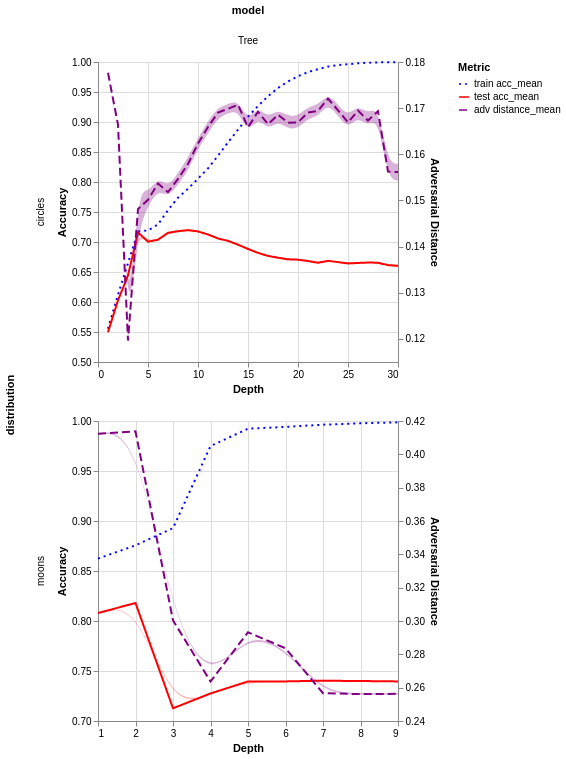

The cell this chart's notebook holds for it:
### Code cell
base = alt.Chart(
    df_stats.collect()
)

scale = alt.Scale(
    domain=["train acc_mean", "test acc_mean", "adv distance_mean"], 
    range=["blue", "red", "purple"]
)


dash_scale = alt.Scale(
    domain=["train acc_mean", "test acc_mean", "adv distance_mean"],
    range=[[2, 4], [1, 0], [8, 4]]  # [dash_length, gap_length]
)

# Chart for accuracy metrics (left y-axis)
acc_chart = base.mark_line(strokeWidth=2).transform_fold(
    fold=["train acc_mean", "test acc_mean"],
    as_=["variable", "value"]
).encode(
    x=alt.X("depth:Q").title("Depth"),
    y=alt.Y('value:Q').title("Accuracy").scale(zero=False),
    color=alt.Color('variable:N', scale=scale, title="Metric"),
    strokeDash=alt.StrokeDash('variable:N', scale=dash_scale)
)


# Chart for adversarial distance (right y-axis)
adv_chart = base.mark_line(strokeWidth=2).transform_fold(
    fold=["adv distance_mean"],
    as_=["variable", "value"]
).encode(
    x=alt.X("depth:Q").title("Depth"),
    y=alt.Y('value:Q').title("Adversarial Distance").axis(orient='right').scale(zero=False),
    color=alt.Color('variable:N', scale=scale, title="Metric"),
    strokeDash=alt.StrokeDash('variable:N', scale=dash_scale)

)

ci_band0 = base.mark_area(
    opacity=0.3,
    interpolate="basis",
).encode(
    x="depth:Q",
    y=alt.Y("train acc_ci_lb:Q").axis(title="Accuracy", orient="left"),
    y2=alt.Y2("train acc_ci_ub:Q"),
    color = alt.value("blue"),
)

ci_band1 = base.mark_area(
    opacity=0.3,
    interpolate="basis",
).encode(
    x="depth:Q",
    y=alt.Y("test acc_ci_lb:Q").axis(title="Accuracy", orient="left"),
    y2=alt.Y2("test acc_ci_ub:Q"),
    color = alt.value("red")
)

ci_band2 = base.mark_area(
    opacity=0.3,
    interpolate="basis",
).encode(
    x="depth:Q",
    y=alt.Y("adv distance_ci_lb:Q").axis(orient="right"),
    y2=alt.Y2("adv distance_ci_ub:Q"),
    color = alt.value("purple")
)

alt.layer(acc_chart + ci_band0 + ci_band1, adv_chart + ci_band2).resolve_scale(
    y='independent'
).facet(
    row="distribution",
    column="model"
).resolve_scale(
    x="independent",
    y="independent"
)

### Figure 1 — Vega-Lite specification as saved in the notebook (floating-point values rounded to 4 significant figures)
{"config": {"view": {"continuousWidth": 300, "continuousHeight": 300}}, "data": {"name": "data-81302539ab464542c2c749069d903c77"}, "facet": {"column": {"field": "model", "type": "nominal"}, "row": {"field": "distribution", "type": "nominal"}}, "spec": {"layer": [{"layer": [{"mark": {"type": "line", "strokeWidth": 2}, "encoding": {"color": {"field": "variable", "scale": {"domain": ["train acc_mean", "test acc_mean", "adv distance_mean"], "range": ["blue", "red", "purple"]}, "title": "Metric", "type": "nominal"}, "strokeDash": {"field": "variable", "scale": {"domain": ["train acc_mean", "test acc_mean", "adv distance_mean"], "range": [[2, 4], [1, 0], [8, 4]]}, "type": "nominal"}, "x": {"field": "depth", "title": "Depth", "type": "quantitative"}, "y": {"field": "value", "scale": {"zero": false}, "title": "Accuracy", "type": "quantitative"}}, "transform": [{"fold": ["train acc_mean", "test acc_mean"], "as": ["variable", "value"]}]}, {"mark": {"type": "area", "interpolate": "basis", "opacity": 0.3}, "encoding": {"color": {"value": "blue"}, "x": {"field": "depth", "type": "quantitative"}, "y": {"axis": {"title": "Accuracy", "orient": "left"}, "field": "train acc_ci_lb", "type": "quantitative"}, "y2": {"field": "train acc_ci_ub"}}}, {"mark": {"type": "area", "interpolate": "basis", "opacity": 0.3}, "encoding": {"color": {"value": "red"}, "x": {"field": "depth", "type": "quantitative"}, "y": {"axis": {"title": "Accuracy", "orient": "left"}, "field": "test acc_ci_lb", "type": "quantitative"}, "y2": {"field": "test acc_ci_ub"}}}]}, {"layer": [{"mark": {"type": "line", "strokeWidth": 2}, "encoding": {"color": {"field": "variable", "scale": {"domain": ["train acc_mean", "test acc_mean", "adv distance_mean"], "range": ["blue", "red", "purple"]}, "title": "Metric", "type": "nominal"}, "strokeDash": {"field": "variable", "scale": {"domain": ["train acc_mean", "test acc_mean", "adv distance_mean"], "range": [[2, 4], [1, 0], [8, 4]]}, "type": "nominal"}, "x": {"field": "depth", "title": "Depth", "type": "quantitative"}, "y": {"axis": {"orient": "right"}, "field": "value", "scale": {"zero": false}, "title": "Adversarial Distance", "type": "quantitative"}}, "transform": [{"fold": ["adv distance_mean"], "as": ["variable", "value"]}]}, {"mark": {"type": "area", "interpolate": "basis", "opacity": 0.3}, "encoding": {"color": {"value": "purple"}, "x": {"field": "depth", "type": "quantitative"}, "y": {"axis": {"orient": "right"}, "field": "adv distance_ci_lb", "type": "quantitative"}, "y2": {"field": "adv distance_ci_ub"}}}]}], "resolve": {"scale": {"y": "independent"}}}, "resolve": {"scale": {"x": "independent", "y": "independent"}}, "$schema": "https://vega.github.io/schema/vega-lite/v6.1.0.json", "datasets": {"data-81302539ab464542c2c749069d903c77": [{"distribution": "circles", "model": "Tree", "depth": 1, "train acc_mean": 0.5554, "train acc_std": 0.001769, "train acc_ci_lb": 0.5554, "train acc_ci_ub": 0.5555, "train f1_mean": 0.6867, "train f1_std": 0.0006587, "train f1_ci_lb": 0.6866, "train f1_ci_ub": 0.6867, "test acc_mean": 0.5497, "test acc_std": 0.01179, "test acc_ci_lb": 0.5494, "test acc_ci_ub": 0.55, "test f1_mean": 0.6822, "test f1_std": 0.006612, "test f1_ci_lb": 0.682, "test f1_ci_ub": 0.6823, "adv acc_mean": 0.4503, "adv acc_std": 0.01179, "adv acc_ci_lb": 0.45, "adv acc_ci_ub": 0.4506, "adv f1_mean": 0.05734, "adv f1_std": 0.01701, "adv f1_ci_lb": 0.05692, "adv f1_ci_ub": 0.05776, "adv distance_mean": 0.1777, "adv distance_std": 0.009086, "adv distance_ci_lb": 0.1774, "adv distance_ci_ub": 0.1779}, {"distribution": "circles", "model": "Tree", "depth": 2, "train acc_mean": 0.6119, "train acc_std": 0.002652, "train acc_ci_lb": 0.6118, "train acc_ci_ub": 0.6119, "train f1_mean": 0.7075, "train f1_std": 0.001103, "train f1_ci_lb": 0.7075, "train f1_ci_ub": 0.7076, "test acc_mean": 0.6027, "test acc_std": 0.01641, "test acc_ci_lb": 0.6023, "test acc_ci_ub": 0.6031, "test f1_mean": 0.7003, "test f1_std": 0.0107, "test f1_ci_lb": 0.7, "test f1_ci_ub": 0.7006, "adv acc_mean": 0.3973, "adv acc_std": 0.01641, "adv acc_ci_lb": 0.3969, "adv acc_ci_ub": 0.3977, "adv f1_mean": 0.1062, "adv f1_std": 0.02224, "adv f1_ci_lb": 0.1057, "adv f1_ci_ub": 0.1068, "adv distance_mean": 0.1664, "adv distance_std": 0.008915, "adv distance_ci_lb": 0.1662, "adv distance_ci_ub": 0.1666}, {"distribution": "circles", "model": "Tree", "depth": 3, "train acc_mean": 0.6649, "train acc_std": 0.002967, "train acc_ci_lb": 0.6648, "train acc_ci_ub": 0.665, "train f1_mean": 0.725, "train f1_std": 0.002368, "train f1_ci_lb": 0.7249, "train f1_ci_ub": 0.725, "test acc_mean": 0.6443, "test acc_std": 0.01555, "test acc_ci_lb": 0.6439, "test acc_ci_ub": 0.6447, "test f1_mean": 0.7085, "test f1_std": 0.01142, "test f1_ci_lb": 0.7082, "test f1_ci_ub": 0.7088, "adv acc_mean": 0.3563, "adv acc_std": 0.01681, "adv acc_ci_lb": 0.3559, "adv acc_ci_ub": 0.3567, "adv f1_mean": 0.1728, "adv f1_std": 0.02523, "adv f1_ci_lb": 0.1721, "adv f1_ci_ub": 0.1734, "adv distance_mean": 0.1196, "adv distance_std": 0.007819, "adv distance_ci_lb": 0.1195, "adv distance_ci_ub": 0.1198}, {"distribution": "circles", "model": "Tree", "depth": 4, "train acc_mean": 0.7174, "train acc_std": 0.003955, "train acc_ci_lb": 0.717, "train acc_ci_ub": 0.7179, "train f1_mean": 0.7387, "train f1_std": 0.003977, "train f1_ci_lb": 0.7383, "train f1_ci_ub": 0.7392, "test acc_mean": 0.716, "test acc_std": 0.02117, "test acc_ci_lb": 0.7136, "test acc_ci_ub": 0.7184, "test f1_mean": 0.7351, "test f1_std": 0.01945, "test f1_ci_lb": 0.7329, "test f1_ci_ub": 0.7373, "adv acc_mean": 0.284, "adv acc_std": 0.02117, "adv acc_ci_lb": 0.2816, "adv acc_ci_ub": 0.2864, "adv f1_mean": 0.2284, "adv f1_std": 0.0234, "adv f1_ci_lb": 0.2257, "adv f1_ci_ub": 0.2311, "adv distance_mean": 0.1481, "adv distance_std": 0.04041, "adv distance_ci_lb": 0.1435, "adv distance_ci_ub": 0.1527}, {"distribution": "circles", "model": "Tree", "depth": 5, "train acc_mean": 0.7193, "train acc_std": 0.002845, "train acc_ci_lb": 0.7191, "train acc_ci_ub": 0.7194, "train f1_mean": 0.7343, "train f1_std": 0.007661, "train f1_ci_lb": 0.7339, "train f1_ci_ub": 0.7347, "test acc_mean": 0.7005, "test acc_std": 0.01928, "test acc_ci_lb": 0.6995, "test acc_ci_ub": 0.7015, "test f1_mean": 0.717, "test f1_std": 0.02302, "test f1_ci_lb": 0.7158, "test f1_ci_ub": 0.7183, "adv acc_mean": 0.3129, "adv acc_std": 0.02994, "adv acc_ci_lb": 0.3113, "adv acc_ci_ub": 0.3145, "adv f1_mean": 0.2475, "adv f1_std": 0.04374, "adv f1_ci_lb": 0.2452, "adv f1_ci_ub": 0.2499, "adv distance_mean": 0.1502, "adv distance_std": 0.02559, "adv distance_ci_lb": 0.1488, "adv distance_ci_ub": 0.1515}, {"distribution": "circles", "model": "Tree", "depth": 6, "train acc_mean": 0.7292, "train acc_std": 0.003074, "train acc_ci_lb": 0.7291, "train acc_ci_ub": 0.7294, "train f1_mean": 0.7483, "train f1_std": 0.007117, "train f1_ci_lb": 0.7479, "train f1_ci_ub": 0.7487, "test acc_mean": 0.7038, "test acc_std": 0.02176, "test acc_ci_lb": 0.7026, "test acc_ci_ub": 0.705, "test f1_mean": 0.7258, "test f1_std": 0.02099, "test f1_ci_lb": 0.7246, "test f1_ci_ub": 0.7269, "adv acc_mean": 0.3326, "adv acc_std": 0.04492, "adv acc_ci_lb": 0.3302, "adv acc_ci_ub": 0.335, "adv f1_mean": 0.2085, "adv f1_std": 0.05833, "adv f1_ci_lb": 0.2053, "adv f1_ci_ub": 0.2117, "adv distance_mean": 0.1537, "adv distance_std": 0.02558, "adv distance_ci_lb": 0.1523, "adv distance_ci_ub": 0.155}, {"distribution": "circles", "model": "Tree", "depth": 7, "train acc_mean": 0.753, "train acc_std": 0.003767, "train acc_ci_lb": 0.7528, "train acc_ci_ub": 0.7532, "train f1_mean": 0.7655, "train f1_std": 0.008568, "train f1_ci_lb": 0.765, "train f1_ci_ub": 0.766, "test acc_mean": 0.7153, "test acc_std": 0.0205, "test acc_ci_lb": 0.7142, "test acc_ci_ub": 0.7164, "test f1_mean": 0.731, "test f1_std": 0.01939, "test f1_ci_lb": 0.7299, "test f1_ci_ub": 0.732, "adv acc_mean": 0.3122, "adv acc_std": 0.03663, "adv acc_ci_lb": 0.3102, "adv acc_ci_ub": 0.3142, "adv f1_mean": 0.2131, "adv f1_std": 0.05545, "adv f1_ci_lb": 0.2101, "adv f1_ci_ub": 0.2161, "adv distance_mean": 0.1518, "adv distance_std": 0.01985, "adv distance_ci_lb": 0.1507, "adv distance_ci_ub": 0.1529}, {"distribution": "circles", "model": "Tree", "depth": 8, "train acc_mean": 0.7739, "train acc_std": 0.003541, "train acc_ci_lb": 0.7737, "train acc_ci_ub": 0.7741, "train f1_mean": 0.7812, "train f1_std": 0.003485, "train f1_ci_lb": 0.781, "train f1_ci_ub": 0.7814, "test acc_mean": 0.718, "test acc_std": 0.02133, "test acc_ci_lb": 0.7168, "test acc_ci_ub": 0.7192, "test f1_mean": 0.7282, "test f1_std": 0.01928, "test f1_ci_lb": 0.7272, "test f1_ci_ub": 0.7292, "adv acc_mean": 0.3027, "adv acc_std": 0.03222, "adv acc_ci_lb": 0.301, "adv acc_ci_ub": 0.3044, "adv f1_mean": 0.2362, "adv f1_std": 0.04582, "adv f1_ci_lb": 0.2338, "adv f1_ci_ub": 0.2387, "adv distance_mean": 0.1547, "adv distance_std": 0.02267, "adv distance_ci_lb": 0.1534, "adv distance_ci_ub": 0.1559}, {"distribution": "circles", "model": "Tree", "depth": 9, "train acc_mean": 0.7886, "train acc_std": 0.004469, "train acc_ci_lb": 0.7884, "train acc_ci_ub": 0.7889, "train f1_mean": 0.7927, "train f1_std": 0.004587, "train f1_ci_lb": 0.7924, "train f1_ci_ub": 0.7929, "test acc_mean": 0.7198, "test acc_std": 0.02142, "test acc_ci_lb": 0.7186, "test acc_ci_ub": 0.721, "test f1_mean": 0.7253, "test f1_std": 0.0213, "test f1_ci_lb": 0.7241, "test f1_ci_ub": 0.7264, "adv acc_mean": 0.3114, "adv acc_std": 0.03766, "adv acc_ci_lb": 0.3094, "adv acc_ci_ub": 0.3134, "adv f1_mean": 0.2377, "adv f1_std": 0.05479, "adv f1_ci_lb": 0.2347, "adv f1_ci_ub": 0.2407, "adv distance_mean": 0.1579, "adv distance_std": 0.02703, "adv distance_ci_lb": 0.1564, "adv distance_ci_ub": 0.1594}, {"distribution": "circles", "model": "Tree", "depth": 10, "train acc_mean": 0.8055, "train acc_std": 0.005445, "train acc_ci_lb": 0.8052, "train acc_ci_ub": 0.8058, "train f1_mean": 0.8101, "train f1_std": 0.00721, "train f1_ci_lb": 0.8097, "train f1_ci_ub": 0.8105, "test acc_mean": 0.7176, "test acc_std": 0.01833, "test acc_ci_lb": 0.7166, "test acc_ci_ub": 0.7186, "test f1_mean": 0.7251, "test f1_std": 0.02035, "test f1_ci_lb": 0.724, "test f1_ci_ub": 0.7262, "adv acc_mean": 0.3305, "adv acc_std": 0.04038, "adv acc_ci_lb": 0.3283, "adv acc_ci_ub": 0.3327, "adv f1_mean": 0.2124, "adv f1_std": 0.05785, "adv f1_ci_lb": 0.2093, "adv f1_ci_ub": 0.2155, "adv distance_mean": 0.1623, "adv distance_std": 0.02142, "adv distance_ci_lb": 0.1612, "adv distance_ci_ub": 0.1635}, {"distribution": "circles", "model": "Tree", "depth": 11, "train acc_mean": 0.8227, "train acc_std": 0.006595, "train acc_ci_lb": 0.8224, "train acc_ci_ub": 0.8231, "train f1_mean": 0.8273, "train f1_std": 0.007364, "train f1_ci_lb": 0.8269, "train f1_ci_ub": 0.8277, "test acc_mean": 0.7125, "test acc_std": 0.02155, "test acc_ci_lb": 0.7113, "test acc_ci_ub": 0.7137, "test f1_mean": 0.7212, "test f1_std": 0.02131, "test f1_ci_lb": 0.72, "test f1_ci_ub": 0.7223, "adv acc_mean": 0.3397, "adv acc_std": 0.04751, "adv acc_ci_lb": 0.3371, "adv acc_ci_ub": 0.3423, "adv f1_mean": 0.2127, "adv f1_std": 0.06109, "adv f1_ci_lb": 0.2094, "adv f1_ci_ub": 0.216, "adv distance_mean": 0.1659, "adv distance_std": 0.02435, "adv distance_ci_lb": 0.1646, "adv distance_ci_ub": 0.1672}, {"distribution": "circles", "model": "Tree", "depth": 12, "train acc_mean": 0.8439, "train acc_std": 0.006047, "train acc_ci_lb": 0.8435, "train acc_ci_ub": 0.8442, "train f1_mean": 0.8469, "train f1_std": 0.006868, "train f1_ci_lb": 0.8465, "train f1_ci_ub": 0.8472, "test acc_mean": 0.7059, "test acc_std": 0.02002, "test acc_ci_lb": 0.7048, "test acc_ci_ub": 0.707, "test f1_mean": 0.7126, "test f1_std": 0.02001, "test f1_ci_lb": 0.7115, "test f1_ci_ub": 0.7137, "adv acc_mean": 0.3367, "adv acc_std": 0.04139, "adv acc_ci_lb": 0.3345, "adv acc_ci_ub": 0.3389, "adv f1_mean": 0.2283, "adv f1_std": 0.06727, "adv f1_ci_lb": 0.2247, "adv f1_ci_ub": 0.232, "adv distance_mean": 0.169, "adv distance_std": 0.0219, "adv distance_ci_lb": 0.1678, "adv distance_ci_ub": 0.1702}, {"distribution": "circles", "model": "Tree", "depth": 13, "train acc_mean": 0.866, "train acc_std": 0.006121, "train acc_ci_lb": 0.8657, "train acc_ci_ub": 0.8664, "train f1_mean": 0.8681, "train f1_std": 0.006784, "train f1_ci_lb": 0.8677, "train f1_ci_ub": 0.8684, "test acc_mean": 0.7019, "test acc_std": 0.01986, "test acc_ci_lb": 0.7008, "test acc_ci_ub": 0.703, "test f1_mean": 0.7071, "test f1_std": 0.02084, "test f1_ci_lb": 0.706, "test f1_ci_ub": 0.7082, "adv acc_mean": 0.3426, "adv acc_std": 0.03657, "adv acc_ci_lb": 0.3406, "adv acc_ci_ub": 0.3446, "adv f1_mean": 0.238, "adv f1_std": 0.06216, "adv f1_ci_lb": 0.2346, "adv f1_ci_ub": 0.2413, "adv distance_mean": 0.1699, "adv distance_std": 0.01881, "adv distance_ci_lb": 0.1688, "adv distance_ci_ub": 0.1709}, {"distribution": "circles", "model": "Tree", "depth": 14, "train acc_mean": 0.8871, "train acc_std": 0.005976, "train acc_ci_lb": 0.8868, "train acc_ci_ub": 0.8875, "train f1_mean": 0.8882, "train f1_std": 0.006206, "train f1_ci_lb": 0.8879, "train f1_ci_ub": 0.8886, "test acc_mean": 0.6955, "test acc_std": 0.0178, "test acc_ci_lb": 0.6945, "test acc_ci_ub": 0.6965, "test f1_mean": 0.6984, "test f1_std": 0.02173, "test f1_ci_lb": 0.6973, "test f1_ci_ub": 0.6996, "adv acc_mean": 0.3435, "adv acc_std": 0.03762, "adv acc_ci_lb": 0.3415, "adv acc_ci_ub": 0.3455, "adv f1_mean": 0.2439, "adv f1_std": 0.06762, "adv f1_ci_lb": 0.2403, "adv f1_ci_ub": 0.2476, "adv distance_mean": 0.1707, "adv distance_std": 0.01967, "adv distance_ci_lb": 0.1697, "adv distance_ci_ub": 0.1718}, {"distribution": "circles", "model": "Tree", "depth": 15, "train acc_mean": 0.9087, "train acc_std": 0.005676, "train acc_ci_lb": 0.9084, "train acc_ci_ub": 0.909, "train f1_mean": 0.9098, "train f1_std": 0.005838, "train f1_ci_lb": 0.9095, "train f1_ci_ub": 0.9101, "test acc_mean": 0.6884, "test acc_std": 0.02009, "test acc_ci_lb": 0.6873, "test acc_ci_ub": 0.6895, "test f1_mean": 0.6929, "test f1_std": 0.02355, "test f1_ci_lb": 0.6917, "test f1_ci_ub": 0.6942, "adv acc_mean": 0.3449, "adv acc_std": 0.03825, "adv acc_ci_lb": 0.3428, "adv acc_ci_ub": 0.347, "adv f1_mean": 0.2568, "adv f1_std": 0.0734, "adv f1_ci_lb": 0.2528, "adv f1_ci_ub": 0.2608, "adv distance_mean": 0.1659, "adv distance_std": 0.02466, "adv distance_ci_lb": 0.1645, "adv distance_ci_ub": 0.1672}, {"distribution": "circles", "model": "Tree", "depth": 16, "train acc_mean": 0.9267, "train acc_std": 0.004767, "train acc_ci_lb": 0.9264, "train acc_ci_ub": 0.9269, "train f1_mean": 0.9271, "train f1_std": 0.005035, "train f1_ci_lb": 0.9268, "train f1_ci_ub": 0.9274, "test acc_mean": 0.6819, "test acc_std": 0.02107, "test acc_ci_lb": 0.6808, "test acc_ci_ub": 0.683, "test f1_mean": 0.6833, "test f1_std": 0.02542, "test f1_ci_lb": 0.682, "test f1_ci_ub": 0.6847, "adv acc_mean": 0.3532, "adv acc_std": 0.03824, "adv acc_ci_lb": 0.3511, "adv acc_ci_ub": 0.3553, "adv f1_mean": 0.2584, "adv f1_std": 0.08132, "adv f1_ci_lb": 0.254, "adv f1_ci_ub": 0.2628, "adv distance_mean": 0.1692, "adv distance_std": 0.02169, "adv distance_ci_lb": 0.1681, "adv distance_ci_ub": 0.1704}, {"distribution": "circles", "model": "Tree", "depth": 17, "train acc_mean": 0.943, "train acc_std": 0.004467, "train acc_ci_lb": 0.9427, "train acc_ci_ub": 0.9432, "train f1_mean": 0.9431, "train f1_std": 0.004617, "train f1_ci_lb": 0.9428, "train f1_ci_ub": 0.9433, "test acc_mean": 0.6768, "test acc_std": 0.02229, "test acc_ci_lb": 0.6756, "test acc_ci_ub": 0.678, "test f1_mean": 0.678, "test f1_std": 0.0258, "test f1_ci_lb": 0.6766, "test f1_ci_ub": 0.6794, "adv acc_mean": 0.3605, "adv acc_std": 0.0344, "adv acc_ci_lb": 0.3586, "adv acc_ci_ub": 0.3624, "adv f1_mean": 0.2547, "adv f1_std": 0.08666, "adv f1_ci_lb": 0.25, "adv f1_ci_ub": 0.2594, "adv distance_mean": 0.1665, "adv distance_std": 0.02482, "adv distance_ci_lb": 0.1652, "adv distance_ci_ub": 0.1679}, {"distribution": "circles", "model": "Tree", "depth": 18, "train acc_mean": 0.9568, "train acc_std": 0.00458, "train acc_ci_lb": 0.9565, "train acc_ci_ub": 0.957, "train f1_mean": 0.9568, "train f1_std": 0.004592, "train f1_ci_lb": 0.9566, "train f1_ci_ub": 0.9571, "test acc_mean": 0.6738, "test acc_std": 0.02156, "test acc_ci_lb": 0.6726, "test acc_ci_ub": 0.675, "test f1_mean": 0.6756, "test f1_std": 0.02491, "test f1_ci_lb": 0.6743, "test f1_ci_ub": 0.677, "adv acc_mean": 0.3572, "adv acc_std": 0.0304, "adv acc_ci_lb": 0.3556, "adv acc_ci_ub": 0.3588, "adv f1_mean": 0.2723, "adv f1_std": 0.08612, "adv f1_ci_lb": 0.2676, "adv f1_ci_ub": 0.2769, "adv distance_mean": 0.1686, "adv distance_std": 0.02369, "adv distance_ci_lb": 0.1673, "adv distance_ci_ub": 0.1698}, {"distribution": "circles", "model": "Tree", "depth": 19, "train acc_mean": 0.9675, "train acc_std": 0.0041, "train acc_ci_lb": 0.9673, "train acc_ci_ub": 0.9677, "train f1_mean": 0.9675, "train f1_std": 0.004144, "train f1_ci_lb": 0.9672, "train f1_ci_ub": 0.9677, "test acc_mean": 0.6711, "test acc_std": 0.01864, "test acc_ci_lb": 0.6701, "test acc_ci_ub": 0.6721, "test f1_mean": 0.6709, "test f1_std": 0.02275, "test f1_ci_lb": 0.6696, "test f1_ci_ub": 0.6721, "adv acc_mean": 0.3595, "adv acc_std": 0.03452, "adv acc_ci_lb": 0.3576, "adv acc_ci_ub": 0.3614, "adv f1_mean": 0.2689, "adv f1_std": 0.0825, "adv f1_ci_lb": 0.2644, "adv f1_ci_ub": 0.2733, "adv distance_mean": 0.1669, "adv distance_std": 0.02503, "adv distance_ci_lb": 0.1655, "adv distance_ci_ub": 0.1682}, {"distribution": "circles", "model": "Tree", "depth": 20, "train acc_mean": 0.9762, "train acc_std": 0.003677, "train acc_ci_lb": 0.976, "train acc_ci_ub": 0.9764, "train f1_mean": 0.9762, "train f1_std": 0.003707, "train f1_ci_lb": 0.976, "train f1_ci_ub": 0.9764, "test acc_mean": 0.6706, "test acc_std": 0.02044, "test acc_ci_lb": 0.6695, "test acc_ci_ub": 0.6717, "test f1_mean": 0.6698, "test f1_std": 0.02419, "test f1_ci_lb": 0.6685, "test f1_ci_ub": 0.6711, "adv acc_mean": 0.3644, "adv acc_std": 0.03175, "adv acc_ci_lb": 0.3627, "adv acc_ci_ub": 0.3661, "adv f1_mean": 0.2654, "adv f1_std": 0.08829, "adv f1_ci_lb": 0.2607, "adv f1_ci_ub": 0.2702, "adv distance_mean": 0.1669, "adv distance_std": 0.02528, "adv distance_ci_lb": 0.1656, "adv distance_ci_ub": 0.1683}, {"distribution": "circles", "model": "Tree", "depth": 21, "train acc_mean": 0.9832, "train acc_std": 0.003256, "train acc_ci_lb": 0.983, "train acc_ci_ub": 0.9834, "train f1_mean": 0.9831, "train f1_std": 0.003287, "train f1_ci_lb": 0.983, "train f1_ci_ub": 0.9833, "test acc_mean": 0.6683, "test acc_std": 0.02136, "test acc_ci_lb": 0.6671, "test acc_ci_ub": 0.6695, "test f1_mean": 0.6667, "test f1_std": 0.02597, "test f1_ci_lb": 0.6653, "test f1_ci_ub": 0.6681, "adv acc_mean": 0.3658, "adv acc_std": 0.03251, "adv acc_ci_lb": 0.364, "adv acc_ci_ub": 0.3676, "adv f1_mean": 0.2617, "adv f1_std": 0.0942, "adv f1_ci_lb": 0.2566, "adv f1_ci_ub": 0.2668, "adv distance_mean": 0.1691, "adv distance_std": 0.02342, "adv distance_ci_lb": 0.1678, "adv distance_ci_ub": 0.1703}, {"distribution": "circles", "model": "Tree", "depth": 22, "train acc_mean": 0.9881, "train acc_std": 0.002694, "train acc_ci_lb": 0.988, "train acc_ci_ub": 0.9883, "train f1_mean": 0.9881, "train f1_std": 0.002715, "train f1_ci_lb": 0.9879, "train f1_ci_ub": 0.9882, "test acc_mean": 0.6654, "test acc_std": 0.02323, "test acc_ci_lb": 0.6641, "test acc_ci_ub": 0.6667, "test f1_mean": 0.6646, "test f1_std": 0.02572, "test f1_ci_lb": 0.6632, "test f1_ci_ub": 0.6659, "adv acc_mean": 0.3657, "adv acc_std": 0.03207, "adv acc_ci_lb": 0.364, "adv acc_ci_ub": 0.3674, "adv f1_mean": 0.2711, "adv f1_std": 0.09337, "adv f1_ci_lb": 0.266, "adv f1_ci_ub": 0.2761, "adv distance_mean": 0.1694, "adv distance_std": 0.02286, "adv distance_ci_lb": 0.1682, "adv distance_ci_ub": 0.1706}, {"distribution": "circles", "model": "Tree", "depth": 23, "train acc_mean": 0.9923, "train acc_std": 0.002381, "train acc_ci_lb": 0.9922, "train acc_ci_ub": 0.9925, "train f1_mean": 0.9923, "train f1_std": 0.002397, "train f1_ci_lb": 0.9922, "train f1_ci_ub": 0.9924, "test acc_mean": 0.6686, "test acc_std": 0.02079, "test acc_ci_lb": 0.6675, "test acc_ci_ub": 0.6697, "test f1_mean": 0.6663, "test f1_std": 0.02421, "test f1_ci_lb": 0.665, "test f1_ci_ub": 0.6676, "adv acc_mean": 0.3652, "adv acc_std": 0.03184, "adv acc_ci_lb": 0.3635, "adv acc_ci_ub": 0.3669, "adv f1_mean": 0.2661, "adv f1_std": 0.09275, "adv f1_ci_lb": 0.2611, "adv f1_ci_ub": 0.2711, "adv distance_mean": 0.1721, "adv distance_std": 0.01909, "adv distance_ci_lb": 0.171, "adv distance_ci_ub": 0.1731}, {"distribution": "circles", "model": "Tree", "depth": 24, "train acc_mean": 0.9947, "train acc_std": 0.001783, "train acc_ci_lb": 0.9946, "train acc_ci_ub": 0.9948, "train f1_mean": 0.9947, "train f1_std": 0.001796, "train f1_ci_lb": 0.9946, "train f1_ci_ub": 0.9948, "test acc_mean": 0.6665, "test acc_std": 0.02029, "test acc_ci_lb": 0.6654, "test acc_ci_ub": 0.6676, "test f1_mean": 0.6641, "test f1_std": 0.02644, "test f1_ci_lb": 0.6627, "test f1_ci_ub": 0.6656, "adv acc_mean": 0.3664, "adv acc_std": 0.03192, "adv acc_ci_lb": 0.3647, "adv acc_ci_ub": 0.3681, "adv f1_mean": 0.2668, "adv f1_std": 0.09438, "adv f1_ci_lb": 0.2617, "adv f1_ci_ub": 0.2719, "adv distance_mean": 0.1695, "adv distance_std": 0.02252, "adv distance_ci_lb": 0.1683, "adv distance_ci_ub": 0.1708}, {"distribution": "circles", "model": "Tree", "depth": 25, "train acc_mean": 0.9963, "train acc_std": 0.001595, "train acc_ci_lb": 0.9962, "train acc_ci_ub": 0.9964, "train f1_mean": 0.9963, "train f1_std": 0.001608, "train f1_ci_lb": 0.9962, "train f1_ci_ub": 0.9964, "test acc_mean": 0.6642, "test acc_std": 0.0218, "test acc_ci_lb": 0.663, "test acc_ci_ub": 0.6654, "test f1_mean": 0.6623, "test f1_std": 0.02694, "test f1_ci_lb": 0.6608, "test f1_ci_ub": 0.6637, "adv acc_mean": 0.3663, "adv acc_std": 0.02846, "adv acc_ci_lb": 0.3648, "adv acc_ci_ub": 0.3678, "adv f1_mean": 0.2742, "adv f1_std": 0.09951, "adv f1_ci_lb": 0.2688, "adv f1_ci_ub": 0.2795, "adv distance_mean": 0.1669, "adv distance_std": 0.02495, "adv distance_ci_lb": 0.1656, "adv distance_ci_ub": 0.1683}, {"distribution": "circles", "model": "Tree", "depth": 26, "train acc_mean": 0.998, "train acc_std": 0.001325, "train acc_ci_lb": 0.9979, "train acc_ci_ub": 0.998, "train f1_mean": 0.998, "train f1_std": 0.001334, "train f1_ci_lb": 0.9979, "train f1_ci_ub": 0.998, "test acc_mean": 0.6651, "test acc_std": 0.02135, "test acc_ci_lb": 0.6639, "test acc_ci_ub": 0.6663, "test f1_mean": 0.6625, "test f1_std": 0.02578, "test f1_ci_lb": 0.6611, "test f1_ci_ub": 0.6639, "adv acc_mean": 0.3648, "adv acc_std": 0.03029, "adv acc_ci_lb": 0.3632, "adv acc_ci_ub": 0.3664, "adv f1_mean": 0.2778, "adv f1_std": 0.09587, "adv f1_ci_lb": 0.2726, "adv f1_ci_ub": 0.283, "adv distance_mean": 0.1695, "adv distance_std": 0.0232, "adv distance_ci_lb": 0.1682, "adv distance_ci_ub": 0.1707}, {"distribution": "circles", "model": "Tree", "depth": 27, "train acc_mean": 0.9988, "train acc_std": 0.001082, "train acc_ci_lb": 0.9987, "train acc_ci_ub": 0.9988, "train f1_mean": 0.9988, "train f1_std": 0.001088, "train f1_ci_lb": 0.9987, "train f1_ci_ub": 0.9988, "test acc_mean": 0.6658, "test acc_std": 0.02061, "test acc_ci_lb": 0.6647, "test acc_ci_ub": 0.6669, "test f1_mean": 0.6634, "test f1_std": 0.02551, "test f1_ci_lb": 0.662, "test f1_ci_ub": 0.6648, "adv acc_mean": 0.365, "adv acc_std": 0.03039, "adv acc_ci_lb": 0.3634, "adv acc_ci_ub": 0.3666, "adv f1_mean": 0.2775, "adv f1_std": 0.09565, "adv f1_ci_lb": 0.2723, "adv f1_ci_ub": 0.2826, "adv distance_mean": 0.1673, "adv distance_std": 0.02527, "adv distance_ci_lb": 0.166, "adv distance_ci_ub": 0.1687}, {"distribution": "circles", "model": "Tree", "depth": 28, "train acc_mean": 0.9993, "train acc_std": 0.0007433, "train acc_ci_lb": 0.9993, "train acc_ci_ub": 0.9994, "train f1_mean": 0.9993, "train f1_std": 0.0007479, "train f1_ci_lb": 0.9993, "train f1_ci_ub": 0.9994, "test acc_mean": 0.6655, "test acc_std": 0.02038, "test acc_ci_lb": 0.6644, "test acc_ci_ub": 0.6666, "test f1_mean": 0.6624, "test f1_std": 0.0256, "test f1_ci_lb": 0.661, "test f1_ci_ub": 0.6638, "adv acc_mean": 0.3662, "adv acc_std": 0.03022, "adv acc_ci_lb": 0.3646, "adv acc_ci_ub": 0.3678, "adv f1_mean": 0.2753, "adv f1_std": 0.09972, "adv f1_ci_lb": 0.2699, "adv f1_ci_ub": 0.2806, "adv distance_mean": 0.1693, "adv distance_std": 0.0232, "adv distance_ci_lb": 0.1681, "adv distance_ci_ub": 0.1706}, {"distribution": "circles", "model": "Tree", "depth": 29, "train acc_mean": 0.9995, "train acc_std": 0.0006059, "train acc_ci_lb": 0.9994, "train acc_ci_ub": 0.9995, "train f1_mean": 0.9995, "train f1_std": 0.0006092, "train f1_ci_lb": 0.9994, "train f1_ci_ub": 0.9995, "test acc_mean": 0.6614, "test acc_std": 0.02171, "test acc_ci_lb": 0.6598, "test acc_ci_ub": 0.663, "test f1_mean": 0.6566, "test f1_std": 0.02537, "test f1_ci_lb": 0.6547, "test f1_ci_ub": 0.6585, "adv acc_mean": 0.3754, "adv acc_std": 0.02502, "adv acc_ci_lb": 0.3735, "adv acc_ci_ub": 0.3773, "adv f1_mean": 0.2854, "adv f1_std": 0.1061, "adv f1_ci_lb": 0.2775, "adv f1_ci_ub": 0.2933, "adv distance_mean": 0.1563, "adv distance_std": 0.02414, "adv distance_ci_lb": 0.1545, "adv distance_ci_ub": 0.158}, {"distribution": "circles", "model": "Tree", "depth": 30, "train acc_mean": 0.9997, "train acc_std": 0.000519, "train acc_ci_lb": 0.9996, "train acc_ci_ub": 0.9997, "train f1_mean": 0.9997, "train f1_std": 0.0005223, "train f1_ci_lb": 0.9996, "train f1_ci_ub": 0.9997, "test acc_mean": 0.6604, "test acc_std": 0.01959, "test acc_ci_lb": 0.6589, "test acc_ci_ub": 0.6619, "test f1_mean": 0.6556, "test f1_std": 0.02316, "test f1_ci_lb": 0.6538, "test f1_ci_ub": 0.6573, "adv acc_mean": 0.3758, "adv acc_std": 0.02641, "adv acc_ci_lb": 0.3738, "adv acc_ci_ub": 0.3778, "adv f1_mean": 0.2856, "adv f1_std": 0.1059, "adv f1_ci_lb": 0.2778, "adv f1_ci_ub": 0.2935, "adv distance_mean": 0.1561, "adv distance_std": 0.02435, "adv distance_ci_lb": 0.1543, "adv distance_ci_ub": 0.158}, {"distribution": "moons", "model": "Tree", "depth": 1, "train acc_mean": 0.8624, "train acc_std": 0.001951, "train acc_ci_lb": 0.8624, "train acc_ci_ub": 0.8625, "train f1_mean": 0.7601, "train f1_std": 0.004232, "train f1_ci_lb": 0.76, "train f1_ci_ub": 0.7602, "test acc_mean": 0.8079, "test acc_std": 0.0164, "test acc_ci_lb": 0.8075, "test acc_ci_ub": 0.8083, "test f1_mean": 0.7722, "test f1_std": 0.02289, "test f1_ci_lb": 0.7716, "test f1_ci_ub": 0.7727, "adv acc_mean": 0.1921, "adv acc_std": 0.0164, "adv acc_ci_lb": 0.1917, "adv acc_ci_ub": 0.1925, "adv f1_mean": 0.3006, "adv f1_std": 0.0228, "adv f1_ci_lb": 0.3, "adv f1_ci_ub": 0.3011, "adv distance_mean": 0.4123, "adv distance_std": 0.01658, "adv distance_ci_lb": 0.4119, "adv distance_ci_ub": 0.4127}, {"distribution": "moons", "model": "Tree", "depth": 2, "train acc_mean": 0.8756, "train acc_std": 0.002033, "train acc_ci_lb": 0.8756, "train acc_ci_ub": 0.8757, "train f1_mean": 0.778, "train f1_std": 0.004742, "train f1_ci_lb": 0.7779, "train f1_ci_ub": 0.7782, "test acc_mean": 0.818, "test acc_std": 0.01549, "test acc_ci_lb": 0.8176, "test acc_ci_ub": 0.8184, "test f1_mean": 0.7815, "test f1_std": 0.02242, "test f1_ci_lb": 0.7809, "test f1_ci_ub": 0.782, "adv acc_mean": 0.182, "adv acc_std": 0.01549, "adv acc_ci_lb": 0.1816, "adv acc_ci_ub": 0.1824, "adv f1_mean": 0.298, "adv f1_std": 0.02257, "adv f1_ci_lb": 0.2974, "adv f1_ci_ub": 0.2985, "adv distance_mean": 0.4138, "adv distance_std": 0.0171, "adv distance_ci_lb": 0.4134, "adv distance_ci_ub": 0.4142}, {"distribution": "moons", "model": "Tree", "depth": 3, "train acc_mean": 0.8928, "train acc_std": 0.003332, "train acc_ci_lb": 0.8927, "train acc_ci_ub": 0.8929, "train f1_mean": 0.8526, "train f1_std": 0.009624, "train f1_ci_lb": 0.8524, "train f1_ci_ub": 0.8529, "test acc_mean": 0.7127, "test acc_std": 0.03676, "test acc_ci_lb": 0.7118, "test acc_ci_ub": 0.7136, "test f1_mean": 0.66, "test f1_std": 0.0603, "test f1_ci_lb": 0.6585, "test f1_ci_ub": 0.6615, "adv acc_mean": 0.2873, "adv acc_std": 0.03676, "adv acc_ci_lb": 0.2864, "adv acc_ci_ub": 0.2882, "adv f1_mean": 0.3777, "adv f1_std": 0.05013, "adv f1_ci_lb": 0.3765, "adv f1_ci_ub": 0.379, "adv distance_mean": 0.3004, "adv distance_std": 0.01571, "adv distance_ci_lb": 0.3, "adv distance_ci_ub": 0.3008}, {"distribution": "moons", "model": "Tree", "depth": 4, "train acc_mean": 0.9749, "train acc_std": 0.003416, "train acc_ci_lb": 0.9749, "train acc_ci_ub": 0.975, "train f1_mean": 0.9614, "train f1_std": 0.005417, "train f1_ci_lb": 0.9613, "train f1_ci_ub": 0.9616, "test acc_mean": 0.7275, "test acc_std": 0.01457, "test acc_ci_lb": 0.7272, "test acc_ci_ub": 0.7279, "test f1_mean": 0.63, "test f1_std": 0.02729, "test f1_ci_lb": 0.6294, "test f1_ci_ub": 0.6307, "adv acc_mean": 0.2752, "adv acc_std": 0.02937, "adv acc_ci_lb": 0.2744, "adv acc_ci_ub": 0.2759, "adv f1_mean": 0.4237, "adv f1_std": 0.01814, "adv f1_ci_lb": 0.4232, "adv f1_ci_ub": 0.4241, "adv distance_mean": 0.2637, "adv distance_std": 0.01995, "adv distance_ci_lb": 0.2632, "adv distance_ci_ub": 0.2642}, {"distribution": "moons", "model": "Tree", "depth": 5, "train acc_mean": 0.9923, "train acc_std": 0.0008169, "train acc_ci_lb": 0.9923, "train acc_ci_ub": 0.9923, "train f1_mean": 0.9884, "train f1_std": 0.001253, "train f1_ci_lb": 0.9884, "train f1_ci_ub": 0.9884, "test acc_mean": 0.7396, "test acc_std": 0.01469, "test acc_ci_lb": 0.7392, "test acc_ci_ub": 0.7399, "test f1_mean": 0.6513, "test f1_std": 0.02676, "test f1_ci_lb": 0.6507, "test f1_ci_ub": 0.652, "adv acc_mean": 0.2931, "adv acc_std": 0.03725, "adv acc_ci_lb": 0.2922, "adv acc_ci_ub": 0.294, "adv f1_mean": 0.4105, "adv f1_std": 0.01817, "adv f1_ci_lb": 0.41, "adv f1_ci_ub": 0.4109, "adv distance_mean": 0.2932, "adv distance_std": 0.02431, "adv distance_ci_lb": 0.2926, "adv distance_ci_ub": 0.2938}, {"distribution": "moons", "model": "Tree", "depth": 6, "train acc_mean": 0.9941, "train acc_std": 0.0007216, "train acc_ci_lb": 0.9941, "train acc_ci_ub": 0.9941, "train f1_mean": 0.9911, "train f1_std": 0.001103, "train f1_ci_lb": 0.9911, "train f1_ci_ub": 0.9911, "test acc_mean": 0.7396, "test acc_std": 0.01503, "test acc_ci_lb": 0.7392, "test acc_ci_ub": 0.74, "test f1_mean": 0.6511, "test f1_std": 0.02741, "test f1_ci_lb": 0.6505, "test f1_ci_ub": 0.6518, "adv acc_mean": 0.2903, "adv acc_std": 0.02657, "adv acc_ci_lb": 0.2896, "adv acc_ci_ub": 0.2909, "adv f1_mean": 0.4104, "adv f1_std": 0.01847, "adv f1_ci_lb": 0.41, "adv f1_ci_ub": 0.4109, "adv distance_mean": 0.2836, "adv distance_std": 0.02213, "adv distance_ci_lb": 0.2831, "adv distance_ci_ub": 0.2842}, {"distribution": "moons", "model": "Tree", "depth": 7, "train acc_mean": 0.9963, "train acc_std": 0.0005666, "train acc_ci_lb": 0.9963, "train acc_ci_ub": 0.9963, "train f1_mean": 0.9944, "train f1_std": 0.0008576, "train f1_ci_lb": 0.9944, "train f1_ci_ub": 0.9945, "test acc_mean": 0.7403, "test acc_std": 0.01422, "test acc_ci_lb": 0.7399, "test acc_ci_ub": 0.7406, "test f1_mean": 0.6529, "test f1_std": 0.02597, "test f1_ci_lb": 0.6523, "test f1_ci_ub": 0.6536, "adv acc_mean": 0.2656, "adv acc_std": 0.02236, "adv acc_ci_lb": 0.265, "adv acc_ci_ub": 0.2661, "adv f1_mean": 0.4086, "adv f1_std": 0.01838, "adv f1_ci_lb": 0.4082, "adv f1_ci_ub": 0.4091, "adv distance_mean": 0.2567, "adv distance_std": 0.02291, "adv distance_ci_lb": 0.2561, "adv distance_ci_ub": 0.2572}, {"distribution": "moons", "model": "Tree", "depth": 8, "train acc_mean": 0.9977, "train acc_std": 0.0004463, "train acc_ci_lb": 0.9977, "train acc_ci_ub": 0.9977, "train f1_mean": 0.9965, "train f1_std": 0.0006733, "train f1_ci_lb": 0.9965, "train f1_ci_ub": 0.9966, "test acc_mean": 0.74, "test acc_std": 0.01423, "test acc_ci_lb": 0.7396, "test acc_ci_ub": 0.7403, "test f1_mean": 0.6526, "test f1_std": 0.02605, "test f1_ci_lb": 0.6519, "test f1_ci_ub": 0.6532, "adv acc_mean": 0.264, "adv acc_std": 0.02057, "adv acc_ci_lb": 0.2635, "adv acc_ci_ub": 0.2645, "adv f1_mean": 0.4086, "adv f1_std": 0.01827, "adv f1_ci_lb": 0.4081, "adv f1_ci_ub": 0.4091, "adv distance_mean": 0.2561, "adv distance_std": 0.02244, "adv distance_ci_lb": 0.2556, "adv distance_ci_ub": 0.2567}, {"distribution": "moons", "model": "Tree", "depth": 9, "train acc_mean": 0.9987, "train acc_std": 0.0004836, "train acc_ci_lb": 0.9987, "train acc_ci_ub": 0.9987, "train f1_mean": 0.998, "train f1_std": 0.0007291, "train f1_ci_lb": 0.998, "train f1_ci_ub": 0.998, "test acc_mean": 0.7396, "test acc_std": 0.0144, "test acc_ci_lb": 0.7392, "test acc_ci_ub": 0.7399, "test f1_mean": 0.652, "test f1_std": 0.02636, "test f1_ci_lb": 0.6514, "test f1_ci_ub": 0.6527, "adv acc_mean": 0.2645, "adv acc_std": 0.02062, "adv acc_ci_lb": 0.264, "adv acc_ci_ub": 0.265, "adv f1_mean": 0.4089, "adv f1_std": 0.01846, "adv f1_ci_lb": 0.4085, "adv f1_ci_ub": 0.4094, "adv distance_mean": 0.2563, "adv distance_std": 0.02171, "adv distance_ci_lb": 0.2558, "adv distance_ci_ub": 0.2568}]}}
